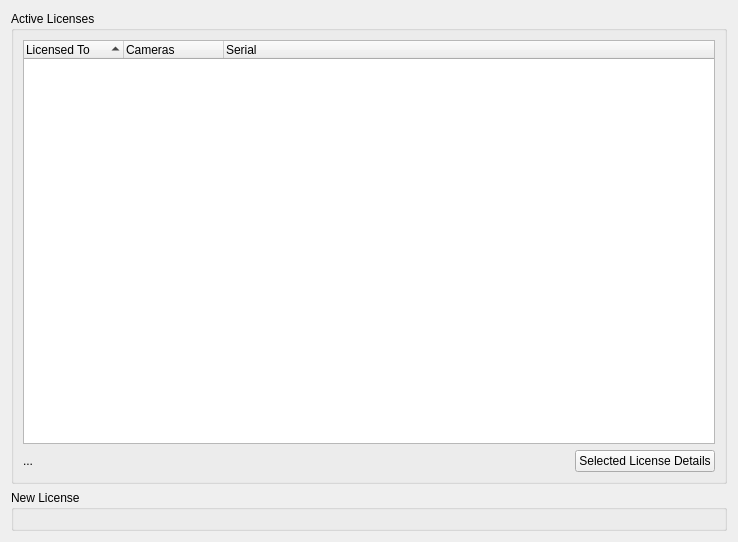
<?xml version="1.0" encoding="UTF-8"?>
<ui version="4.0">
 <class>LicenseManagerWidget</class>
 <widget class="QWidget" name="LicenseManagerWidget">
  <property name="geometry">
   <rect>
    <x>0</x>
    <y>0</y>
    <width>738</width>
    <height>542</height>
   </rect>
  </property>
  <property name="windowTitle">
   <string>Form</string>
  </property>
  <layout class="QVBoxLayout" name="verticalLayout_5">
   <item>
    <layout class="QVBoxLayout" name="verticalLayout_4">
     <item>
      <widget class="QGroupBox" name="groupBox">
       <property name="title">
        <string>Active Licenses</string>
       </property>
       <layout class="QVBoxLayout" name="verticalLayout_2">
        <item>
         <layout class="QVBoxLayout" name="verticalLayout">
          <item>
           <widget class="QTreeWidget" name="gridLicenses">
            <property name="rootIsDecorated">
             <bool>false</bool>
            </property>
            <property name="sortingEnabled">
             <bool>true</bool>
            </property>
            <property name="columnCount">
             <number>3</number>
            </property>
            <attribute name="headerStretchLastSection">
             <bool>true</bool>
            </attribute>
            <column>
             <property name="text">
              <string>Licensed To</string>
             </property>
            </column>
            <column>
             <property name="text">
              <string>Cameras</string>
             </property>
            </column>
            <column>
             <property name="text">
              <string>Serial</string>
             </property>
            </column>
           </widget>
          </item>
          <item>
           <layout class="QHBoxLayout" name="horizontalLayout">
            <item>
             <widget class="QLabel" name="infoLabel">
              <property name="text">
               <string>...</string>
              </property>
             </widget>
            </item>
            <item>
             <spacer name="horizontalSpacer">
              <property name="orientation">
               <enum>Qt::Horizontal</enum>
              </property>
              <property name="sizeHint" stdset="0">
               <size>
                <width>40</width>
                <height>20</height>
               </size>
              </property>
             </spacer>
            </item>
            <item>
             <widget class="QPushButton" name="detailsButton">
              <property name="text">
               <string>Selected License Details</string>
              </property>
             </widget>
            </item>
           </layout>
          </item>
         </layout>
        </item>
       </layout>
      </widget>
     </item>
     <item>
      <widget class="QGroupBox" name="groupBox_2">
       <property name="title">
        <string>New License</string>
       </property>
       <layout class="QVBoxLayout" name="verticalLayout_3">
        <item>
         <widget class="LicenseWidget" name="licenseWidget" native="true"/>
        </item>
       </layout>
      </widget>
     </item>
    </layout>
   </item>
  </layout>
 </widget>
 <customwidgets>
  <customwidget>
   <class>LicenseWidget</class>
   <extends>QWidget</extends>
   <header location="global">ui/widgets/settings/license_widget.h</header>
   <container>1</container>
  </customwidget>
 </customwidgets>
 <resources/>
 <connections/>
 <slots>
  <slot>gridSelectionChanged()</slot>
 </slots>
</ui>
